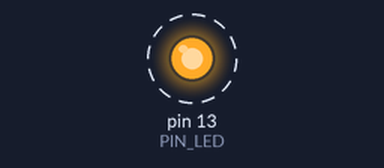
A sketch run on a simulated Arduino Uno, built with avr-gcc and run on an emulated ATmega328P. Shown: output pins drawn as LEDs (lit = HIGH). Dashed ring = blinking.

Above: at 0.5 s.
Timing chart, 0 to 4.6 s (numbered marks = the images above):
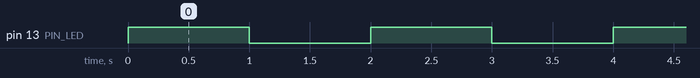

Measured:
- by itself, pin 13 (PIN_LED): alternates HIGH for 1.0 s and LOW for 1.0 s

The sketch:

led.ino
```cpp
/*
    LEDを1秒おきに点滅させるプログラム。
*/

#include <Arduino.h>

#define PIN_LED (13)

void setup() {
    pinMode(PIN_LED, OUTPUT);
}

int led_state = 0;
void loop() {
    if (led_state ^= 0x01) {
        digitalWrite(PIN_LED, HIGH);
    } else {
        digitalWrite(PIN_LED, LOW);
    }
    delay(1000);
}
```
